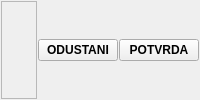
          <widget class="QFrame" name="frame_23">
           <property name="sizePolicy">
            <sizepolicy hsizetype="Preferred" vsizetype="Maximum">
             <horstretch>0</horstretch>
             <verstretch>0</verstretch>
            </sizepolicy>
           </property>
           <property name="frameShape">
            <enum>QFrame::NoFrame</enum>
           </property>
           <property name="frameShadow">
            <enum>QFrame::Raised</enum>
           </property>
           <layout class="QHBoxLayout" name="horizontalLayout_16">
            <property name="spacing">
             <number>1</number>
            </property>
            <property name="leftMargin">
             <number>1</number>
            </property>
            <property name="topMargin">
             <number>1</number>
            </property>
            <property name="rightMargin">
             <number>1</number>
            </property>
            <property name="bottomMargin">
             <number>1</number>
            </property>
            <item>
             <widget class="QLabel" name="label_13">
              <property name="sizePolicy">
               <sizepolicy hsizetype="Expanding" vsizetype="Preferred">
                <horstretch>0</horstretch>
                <verstretch>0</verstretch>
               </sizepolicy>
              </property>
              <property name="frameShape">
               <enum>QFrame::StyledPanel</enum>
              </property>
              <property name="text">
               <string/>
              </property>
             </widget>
            </item>
            <item>
             <widget class="QPushButton" name="btnOdustani">
              <property name="font">
               <font>
                <weight>75</weight>
                <italic>false</italic>
                <bold>true</bold>
               </font>
              </property>
              <property name="cursor">
               <cursorShape>PointingHandCursor</cursorShape>
              </property>
              <property name="text">
               <string>ODUSTANI</string>
              </property>
              <property name="icon">
               <iconset resource="../../resources/DonatForm.qrc">
                <normaloff>:/InDonat/Forms/images/DEL.GIF</normaloff>:/InDonat/Forms/images/DEL.GIF</iconset>
              </property>
             </widget>
            </item>
            <item>
             <widget class="QPushButton" name="btnPotvrda">
              <property name="font">
               <font>
                <weight>75</weight>
                <italic>false</italic>
                <bold>true</bold>
               </font>
              </property>
              <property name="cursor">
               <cursorShape>PointingHandCursor</cursorShape>
              </property>
              <property name="text">
               <string>POTVRDA</string>
              </property>
              <property name="icon">
               <iconset resource="../../resources/DonatForm.qrc">
                <normaloff>:/InDonat/Forms/images/OK.gif</normaloff>:/InDonat/Forms/images/OK.gif</iconset>
              </property>
             </widget>
            </item>
           </layout>
          </widget>
